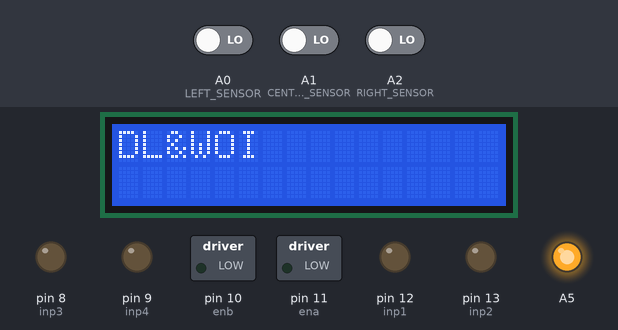
Simulated run of this sketch. Board: Arduino Uno, built with avr-gcc and run on an emulated ATmega328P. Parts: 16×2 character LCD, switched loads named in the sketch (green lamp = pin HIGH), output pins drawn as LEDs (lit = HIGH). The inputs (shaded band) are chosen by the test bench; at power-on: A0 (LEFT_SENSOR) LOW, A1 (CENTER_SENSOR) LOW, A2 (RIGHT_SENSOR) LOW.

Above: at 1.2 s.
1.3 s: A0 (LEFT_SENSOR) driven HIGH
At 2.2 s:
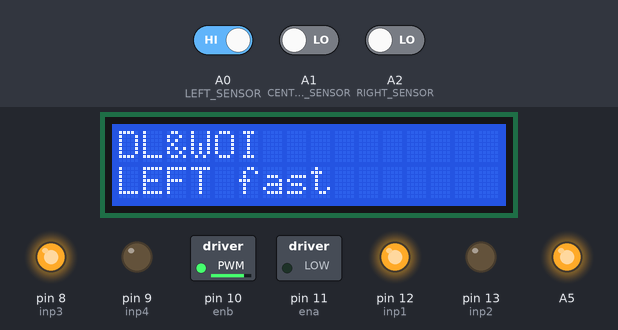
2.8 s: A1 (CENTER_SENSOR) driven HIGH
At 3.3 s:
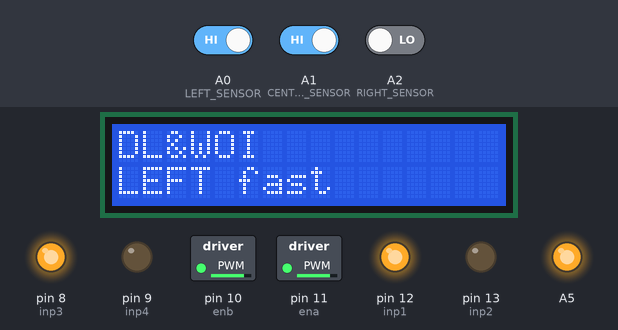
4.3 s: A2 (RIGHT_SENSOR) driven HIGH
At 5.5 s:
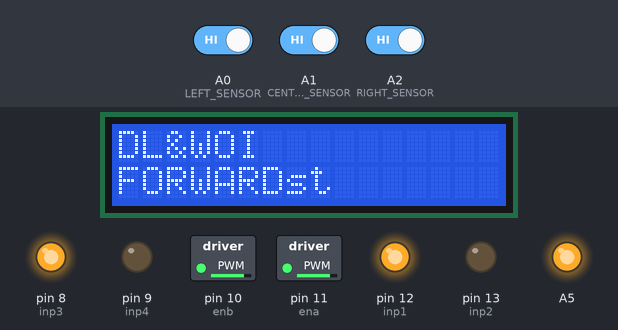
5.8 s: A0 (LEFT_SENSOR) driven LOW
At 6.8 s:
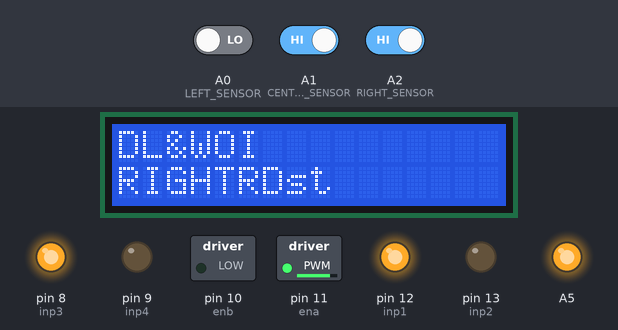
7.3 s: A1 (CENTER_SENSOR) driven LOW
At 7.9 s:
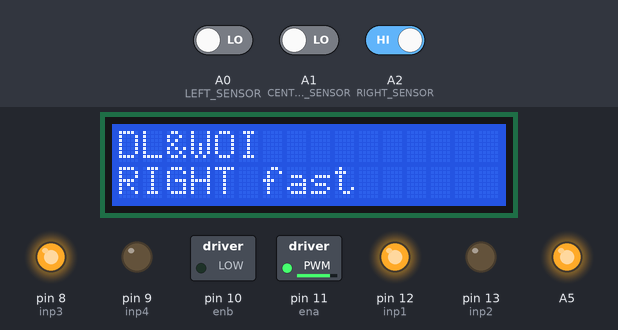
8.8 s: A0 (LEFT_SENSOR) driven HIGH and A1 (CENTER_SENSOR) driven HIGH
At 9.1 s:
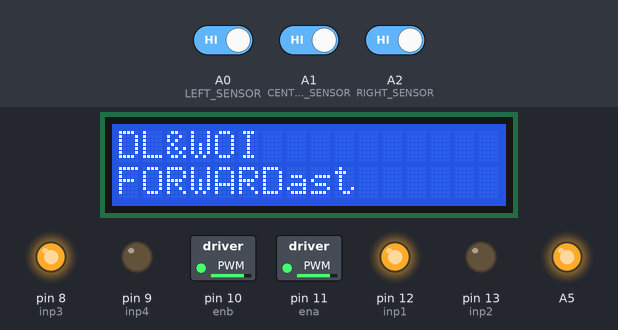
Timing chart, 0 to 11.3 s (numbered marks = the images above; inputs shaded):
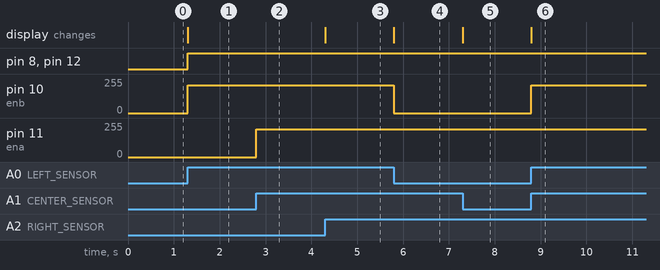

Measured:
- after the input at 1.3 s, pin 8 (inp3), pin 12 (inp1): LOW → HIGH at once; pin 10 (enb): 0/255 → 210/255 at once; the display: changes at once (image 1)
- after the input at 2.8 s, pin 11 (ena): 0/255 → 210/255 at once
- after the input at 4.3 s, the display: changes at once (image 3)
- after the input at 5.8 s, pin 10 (enb): 210/255 → 0/255 at once; the display: changes at once (image 4)
- after the input at 7.3 s, the display: changes at once (image 5)
- after the input at 8.8 s, pin 10 (enb): 0/255 → 210/255 at once; the display: changes at once (image 6)

The sketch:

LineFollowerCode.ino
```cpp
#include <LiquidCrystal.h>

//MOTOR_left
#define ena 11
#define inp1 12
#define inp2 13

//MOTOR_right
#define enb 10
#define inp3 8
#define inp4 9

#define abc 2
#define en  3
#define d4  4
#define d5  5
#define d6  6
#define d7  7


// #define motor_difference_factor 6/5


LiquidCrystal lcd(abc, en ,d4,d5,d6,d7);

//Sensors latest readings
int Realtime_RightSensorReading;
int Realtime_CenterSensorReading;
int Realtime_LeftSensorReading;

//Sensors Previous Values
int Prev_RightSensorReading;
int Prev_LeftSensorReading;
int Prev_CenterSensorReading;

float SpeedDeltaValue = 0.0078125;
float COUNTER1=0;
float COUNTER =0;
float MaxSpeedLimit=210;
float VariableSpeed=MaxSpeedLimit;

void setup() {

  //MOTORS
  pinMode(ena,  OUTPUT);
  pinMode(inp1, OUTPUT);
  pinMode(inp2, OUTPUT);

  pinMode(enb,  OUTPUT);
  pinMode(inp3, OUTPUT);
  pinMode(inp4, OUTPUT);

  pinMode(A5   ,OUTPUT);

  //SENSORS
  pinMode(A0,INPUT);  //LEFT SENSOR
  pinMode(A1,INPUT);  //CENTER SENSOR
  pinMode(A2,INPUT);  //RIGHT SENSOR


  lcd.begin(16,2);
  lcd.clear();
  lcd.print("DL&WOI"); // Draw a Line & Walk On It
  lcd.setCursor(0,1);

  // Speed
  analogWrite(A5,128);
}

void loop()
{
  GetReadingsFromSensors();

  //Serial.begin(9600);
  //print_readings();

  // If readings change update the LCD
  if (!CheckReadingsSame()){
    switch(GetCaseNum()) {
      case 0 : {break;}// RETURNING BACK TO TRACK ****[[IMPORTANT]]****
      case 1 : {lcd.setCursor(0,1);lcd.print("RIGHT fast"); /*Serial.println("right");*/break;}
      case 2 : {lcd.setCursor(0,1);lcd.print("FORWARD");    /*Serial.println("FORWARD");*/break;}
      case 3 : {lcd.setCursor(0,1);lcd.print("RIGHT");      /*Serial.println("right");*/break;}
      case 4 : {lcd.setCursor(0,1);lcd.print("LEFT fast");  /*Serial.println("left");*/break;}
      case 5 : {break;}
      case 6 : {lcd.setCursor(0,1);lcd.print("LEFT");       /*Serial.println("left");*/break;}
      case 7 : {lcd.setCursor(0,1);lcd.print("FORWARD");    /*Serial.println("FORWARD");*/break;}
    }
  }
  switch(GetCaseNum()) {
    case 0 : {ReturnToTrack();break;}              // RETURNING BACK TO TRACK ****[[IMPORTANT]]****
    case 1 : {SaveReadings();TurnRightFast();break;}    // TURN FATSTER
    case 2 : {SaveReadings();MoveForward();break;}
    case 3 : {SaveReadings();TurnRightGradual();break;}
    case 4 : {SaveReadings();TurnLeftFast();break;}     // TURN FATSTER
    case 5 : {break;}                           // Impossible
    case 6 : {SaveReadings();TurnLeftGradual();break;}
    case 7 : {SaveReadings();MoveForward();break;}
  }

}

void MoveForward(){
  if (COUNTER>=0){
    COUNTER-=(SpeedDeltaValue);
    COUNTER1+=(SpeedDeltaValue);
  }

  VariableSpeed+=COUNTER1;

  if (VariableSpeed>MaxSpeedLimit) VariableSpeed=MaxSpeedLimit;

  if (VariableSpeed<0) VariableSpeed=0;

  ApplyTurnAction(VariableSpeed, VariableSpeed);
}

void TurnRightGradual(){
  if (VariableSpeed<=MaxSpeedLimit) COUNTER+=SpeedDeltaValue;

  VariableSpeed-= COUNTER1;

  if (VariableSpeed<0) VariableSpeed=0;

  ApplyTurnAction(MaxSpeedLimit,VariableSpeed);
}

void TurnLeftGradual(){
  if (VariableSpeed<=MaxSpeedLimit) COUNTER+=SpeedDeltaValue;

  VariableSpeed-= COUNTER1;

  if (VariableSpeed<0) VariableSpeed=0;

  ApplyTurnAction(VariableSpeed,MaxSpeedLimit);
}

void TurnRightFast(){
  ApplyTurnAction(MaxSpeedLimit,0);
  /*Serial.println("right fast");*/
}
void TurnLeftFast(){
  ApplyTurnAction(0, MaxSpeedLimit);
  /*Serial.println("left fast");*/
}

void ReturnToTrack() {
  //Serial.println("returning...");delay(100);
  //Serial.print("__");
  if      (Prev_RightSensorReading==1  && Prev_LeftSensorReading==0)
    TurnRightFast();
  else if (Prev_RightSensorReading==0  && Prev_LeftSensorReading==1)
    TurnLeftFast();
  else if ((Prev_RightSensorReading==0  && Prev_LeftSensorReading==0) && Prev_CenterSensorReading==1)
    MoveForward();
}


void ApplyTurnAction(float TurnLeftHigh, float TurnRightHigh) {
  digitalWrite(inp1,1);
  digitalWrite(inp2,0);
  analogWrite(ena,(int)TurnLeftHigh);

  digitalWrite(inp3,1);
  digitalWrite(inp4,0);
  analogWrite(enb,(int)TurnRightHigh);

  //              lcd.setCursor(0,1);
  //              lcd.print(TurnLeftHigh);
  //              lcd.setCursor(8,1);
  //              lcd.print(TurnRightHigh);
  //              delay(100);
}


bool CheckReadingsSame(){
  return (Prev_RightSensorReading  == Realtime_RightSensorReading )&&
         (Prev_LeftSensorReading   == Realtime_LeftSensorReading  )&&
         (Prev_CenterSensorReading == Realtime_CenterSensorReading);
}

void GetReadingsFromSensors(){
  Realtime_RightSensorReading  = digitalRead(A2);
  Realtime_CenterSensorReading = digitalRead(A1);
  Realtime_LeftSensorReading   = digitalRead(A0);
  /*print_readings();*/
}

void SaveReadings(){
  Prev_RightSensorReading  = Realtime_RightSensorReading;
  Prev_CenterSensorReading = Realtime_CenterSensorReading;
  Prev_LeftSensorReading   = Realtime_LeftSensorReading;
}
int GetCaseNum(){
  return (int)Realtime_LeftSensorReading  *4 +
         (int)Realtime_CenterSensorReading*2 +
         (int)Realtime_RightSensorReading;
}
//void print_readings()
//{
//  Serial.print(LS);
//  Serial.print("__");
//  Serial.print(CS);
//  Serial.print("__");
//  Serial.print(RS);
//  Serial.print("__  ");
//  delay(100);
//}
```
